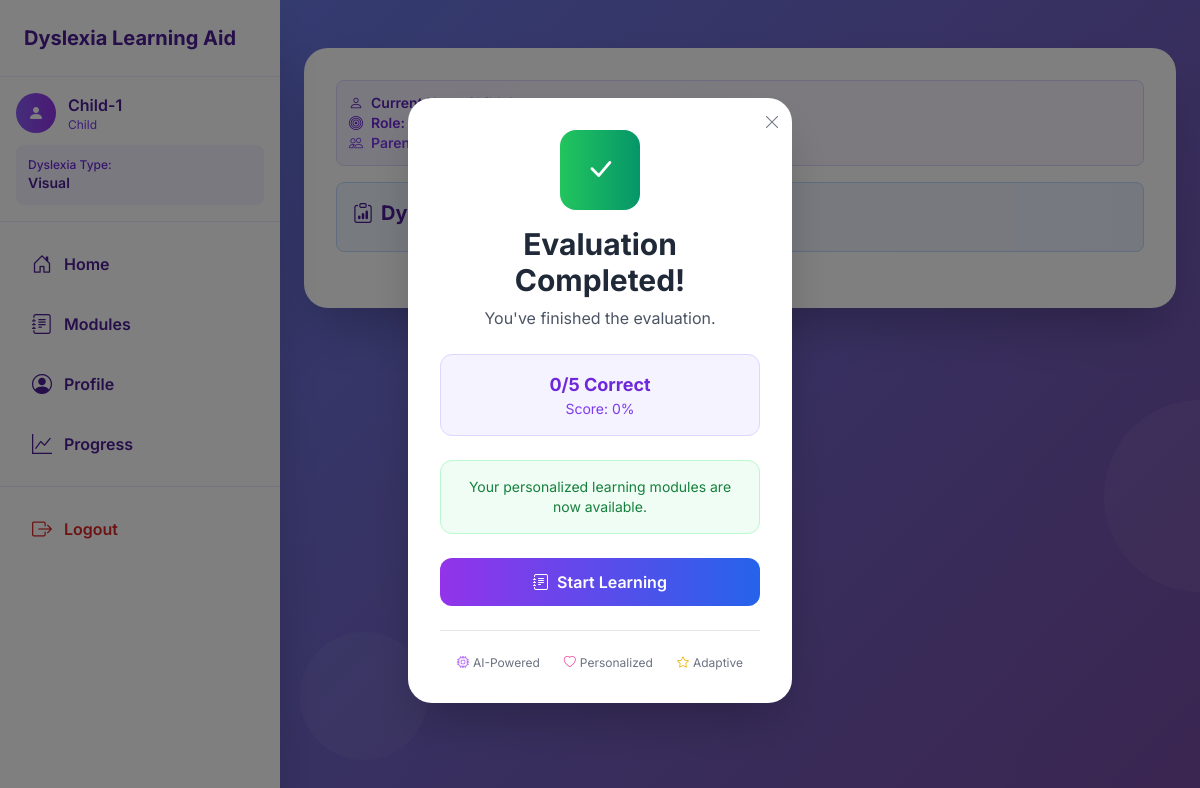
Page /dashboard/child/12/ (signed in) on the committed database.
### accounts/models.py (models this page shows, shortened)
class ChildProfile(models.Model):
    child = models.OneToOneField(
        settings.AUTH_USER_MODEL,
        on_delete=models.CASCADE,
        related_name="profile"
    )
    parent = models.ForeignKey(
        settings.AUTH_USER_MODEL,
        on_delete=models.CASCADE,
        related_name="children_profiles",
        null=True, blank=True  # ✅ Independent users don’t need a parent
    )
    dyslexia_type = models.CharField(
        max_length=50,
        choices=DYSLEXIA_CHOICES,
        null=True, blank=True   # ✅ allow empty until chosen
    )

class CustomUser(AbstractUser):
    ROLE_CHOICES = (
        ("PARENT", "Parent"),
        ("CHILD", "Child"),
        ("INDEPENDENT", "Independent"),
    )
    role = models.CharField(max_length=20, choices=ROLE_CHOICES, default="CHILD")

### accounts/views.py (the view)
# urls.py: path("dashboard/child/<int:child_id>/", views.child_dashboard, name="child_dashboard"),
def child_dashboard(request, child_id):
    profile = get_object_or_404(ChildProfile, child_id=child_id)
    if request.user != profile.child and request.user != profile.parent:
        return HttpResponseForbidden("Not authorized.")
    evaluation_completed = request.session.pop('evaluation_completed', False)
    dyslexia_type_evaluated = request.session.pop('dyslexia_type_evaluated', '')
    evaluation_data = request.session.get('current_evaluation', {})
    score = evaluation_data.get('score', 0)
    total_questions = evaluation_data.get('total_questions', 5)
    percentage = evaluation_data.get('percentage', 0)
    assigned_type = profile.dyslexia_type
    suggested_type = None
    try:
        features = get_user_features(profile.child.id)
        suggested_type = ml_model.predict([features])[0]
    except Exception as e:
        print("ML suggestion error:", e)
    modules_map = {
        "Phonological": [
            {"id": 1, "name": "Phonics Training", "description": "Improve sound recognition.", "progress": 0},
            {"id": 2, "name": "Sound Recognition", "description": "Practice breaking down words.", "progress": 0},
        ],
        "Surface": [
            {"id": 3, "name": "Sight Words", "description": "Recognize whole words quickly.", "progress": 0},
        ],
        "Visual": [
            {"id": 4, "name": "Visual Tracking", "description": "Train smooth eye movements.", "progress": 0},
        ],
        "Rapid Naming": [
            {"id": 5, "name": "Naming Drills", "description": "Practice quick recall.", "progress": 0},
        ],
        "Developmental": [
            {"id": 6, "name": "General Reading", "description": "Adaptive reading lessons.", "progress": 0},
        ],
        "Acquired": [
            {"id": 7, "name": "Memory Support", "description": "Rehabilitation-based reading.", "progress": 0},
        ],
    }
    modules = modules_map.get(assigned_type, [])
    lessons = [{"title": m["name"], "completed": False} for m in modules]
    progress_data = {
        "points": 0,
        "completed": score,           # 👈 Real evaluation score
        "total": total_questions,     # 👈 Real total questions
        "percentage": percentage,     # 👈 Real percentage
    }
    return render(request, "accounts/base_child.html", {
        "user": profile.child,
        "child_profile": profile,
        "assigned_type": assigned_type,
        "suggested_type": suggested_type,
        "progress_data": progress_data,
        "modules": modules,
        "lessons": lessons,
        "evaluation_completed": evaluation_completed,
        "dyslexia_type_evaluated": dyslexia_type_evaluated,
        "actual_user": request.user,
    })

### accounts/views.py (called while the page is built)
def get_user_features(user_id):
    df = pd.DataFrame([{
        "n_fix_trial": 120,
        "mean_fix_dur_trial": 220,
        "n_sacc_trial": 85,
        "n_regress_trial": 15
    }])
    return df[["n_fix_trial", "mean_fix_dur_trial", "n_sacc_trial", "n_regress_trial"]].iloc[0].tolist()

### templates/accounts/base_child.html (shortened to what this page needs)
<!DOCTYPE html>
<html lang="en">
<head>
  <script src="https://cdn.tailwindcss.com"></script>
  <link rel="stylesheet" href="https://cdn.jsdelivr.net/npm/bootstrap-icons@1.11.0/font/bootstrap-icons.css">
</head>
<body class="min-h-screen gradient-bg text-gray-800 relative overflow-x-hidden">
  <div class="absolute inset-0 overflow-hidden">
    <div class="absolute w-48 h-48 bg-white opacity-5 rounded-full top-1/2 -right-24 animate-pulse" style="animation-delay: 1s;"></div>
    <div class="absolute w-32 h-32 bg-white opacity-5 rounded-full bottom-10 left-1/4 animate-pulse" style="animation-delay: 2s;"></div>
  </div>
  <div class="sidebar bg-white shadow-2xl">
    <div class="p-6 border-b border-violet-100">
      <h1 class="text-xl font-bold text-violet-900">Dyslexia Learning Aid</h1>
    </div>
    <div class="p-4 border-b border-violet-100">
      <div class="flex items-center space-x-3 mb-3">
        <div class="w-10 h-10 bg-gradient-to-r from-violet-500 to-purple-600 rounded-full flex items-center justify-center text-white font-bold">
          <i class="bi bi-person-fill"></i>
        </div>
        <div>
          <p class="font-semibold text-violet-900">{{ child_profile.child.username }}</p>
          <p class="text-xs text-violet-600">{{ child_profile.child.get_role_display }}</p>
        </div>
      </div>
      <div class="bg-violet-50 p-3 rounded-lg">
        <p class="text-xs font-medium text-violet-700">Dyslexia Type:</p>
        <p class="text-sm font-semibold text-violet-900">{{ assigned_type }}</p>
      </div>
    </div>
    <nav class="p-4 space-y-2 flex-1">
      <a href="{% url 'child_home' child_profile.child.id %}"
         class="flex items-center space-x-3 px-4 py-3 rounded-xl font-semibold transition
         {% if request.resolver_match.url_name == 'child_home' %}
           bg-violet-100 text-violet-900
         {% else %}
           text-violet-900 hover:bg-violet-50
         {% endif %}">
        <i class="bi bi-house-door text-xl"></i>
        <span>Home</span>
      </a>
      <a href="{% url 'child_modules' child_profile.child.id %}"
         class="flex items-center space-x-3 px-4 py-3 rounded-xl font-semibold transition
         {% if request.resolver_match.url_name == 'child_modules' %}
           bg-violet-100 text-violet-900
         {% else %}
           text-violet-900 hover:bg-violet-50
         {% endif %}">
        <i class="bi bi-journal-text text-xl"></i>
        <span>Modules</span>
      </a>
      <a href="{% url 'child_profile' child_profile.child.id %}"
         class="flex items-center space-x-3 px-4 py-3 rounded-xl font-semibold transition
         {% if request.resolver_match.url_name == 'child_profile' %}
           bg-violet-100 text-violet-900
         {% else %}
           text-violet-900 hover:bg-violet-50
         {% endif %}">
        <i class="bi bi-person-circle text-xl"></i>
        <span>Profile</span>
      </a>
      <a href="{% url 'child_progress' child_profile.child.id %}"
         class="flex items-center space-x-3 px-4 py-3 rounded-xl font-semibold transition
         {% if request.resolver_match.url_name == 'child_progress' %}
           bg-violet-100 text-violet-900
         {% else %}
           text-violet-900 hover:bg-violet-50
         {% endif %}">
        <i class="bi bi-graph-up text-xl"></i>
        <span>Progress</span>
      </a>
    </nav>
    <div class="p-4 border-t border-violet-100 mt-auto">
      <a href="{% url 'logout' %}"
         class="flex items-center space-x-3 px-4 py-3 rounded-xl text-red-600 font-semibold hover:bg-red-50 transition">
        <i class="bi bi-box-arrow-right text-xl"></i>
        <span>Logout</span>
      </a>
    </div>
  </div>
  <div class="content-area">
    <div class="p-4 lg:p-6">
      <div class="max-w-6xl mx-auto">
        <div class="bg-white shadow-2xl rounded-3xl p-4 sm:p-6 lg:p-8 mt-4 lg:mt-6 animate-fadeIn" style="animation-delay: 0.2s;">
          {% block content %}
            <div class="mb-4 p-3 bg-gradient-to-r from-violet-50 to-purple-50 rounded-lg border border-violet-200">
              <p class="text-sm font-medium text-violet-800">
                <i class="bi bi-person me-2"></i><span class="font-semibold">Current User:</span> {{ child_profile.child.username }}
              </p>
              <p class="text-sm font-medium text-violet-700">
                <i class="bi bi-bullseye me-2"></i><span class="font-semibold">Role:</span> {{ child_profile.child.get_role_display }}
              </p>
              {% if child_profile.child.role == "CHILD" and child_profile.parent %}
                <p class="text-sm font-medium text-violet-600">
                  <i class="bi bi-people me-2"></i><span class="font-semibold">Parent:</span> {{ child_profile.parent.username }}
                </p>
              {% endif %}
            </div>
            <div class="mb-6 p-4 bg-gradient-to-r from-blue-50 to-indigo-50 rounded-lg border border-blue-200">
              <h2 class="text-xl font-bold text-violet-900 mb-2">
                <i class="bi bi-clipboard-data me-2"></i>Dyslexia Type (Registered): {{ assigned_type }}
              </h2>
            </div>
          {% endblock %}
        </div>
      </div>
    </div>
  </div>
{% if evaluation_completed %}
<div id="evaluationModal" class="fixed inset-0 bg-black/50 hidden flex items-center justify-center z-50">
  <div id="evaluationModalBox"
       class="bg-white shadow-2xl rounded-3xl p-8 text-center w-96 relative z-10 transform transition-all duration-500 ease-out opacity-0 translate-y-10">
    <button id="closeEvaluationModal" class="absolute top-3 right-3 text-gray-500 hover:text-gray-700">
      <i class="bi bi-x-lg"></i>
    </button>
    <div class="w-20 h-20 bg-gradient-to-r from-green-500 to-emerald-600 rounded-2xl mx-auto mb-4 flex items-center justify-center">
      <i class="bi bi-check-lg text-white text-3xl"></i>
    </div>
    <div class="mb-6">
      <h1 class="text-3xl font-bold text-gray-800 mb-2">Evaluation Completed!</h1>
      <p class="text-gray-600">You've finished the  evaluation.</p>
    </div>
    <div class="bg-violet-50 border border-violet-200 rounded-xl p-4 mb-6">
      <p class="text-lg font-bold text-violet-700">{{ progress_data.completed }}/{{ progress_data.total }} Correct</p>
      <p class="text-sm text-violet-600">Score: {{ progress_data.percentage }}%</p>
    </div>
    <div class="bg-green-50 border border-green-200 rounded-xl p-4 mb-6">
      <p class="text-sm text-green-700">Your personalized learning modules are now available.</p>
    </div>
    <button id="startLearningBtn"
            class="w-full bg-gradient-to-r from-purple-600 to-blue-600 hover:from-purple-700 hover:to-blue-700 text-white py-3 rounded-xl font-semibold flex items-center justify-center gap-2 transition-all duration-300">
      <i class="bi bi-journal-text"></i>
      <span>Start Learning</span>
    </button>
    <div class="mt-6 pt-6 border-t border-gray-200">
      <div class="flex justify-center space-x-6 text-xs text-gray-500">
        <div class="flex items-center space-x-1">
          <i class="bi bi-cpu text-purple-500"></i>
          <span>AI-Powered</span>
        </div>
        <div class="flex items-center space-x-1">
          <i class="bi bi-heart text-pink-500"></i>
          <span>Personalized</span>
        </div>
        <div class="flex items-center space-x-1">
          <i class="bi bi-star text-yellow-500"></i>
          <span>Adaptive</span>
        </div>
      </div>
    </div>
  </div>
</div>
{% endif %}
</body>
</html>

### templates/accounts/base_child.html (style rules this page uses)
body { font-family: 'Inter', sans-serif; }
.gradient-bg { background: linear-gradient(135deg, #667eea 0%, #764ba2 100%); }
.animate-fadeIn { animation: fadeIn 0.8s ease-in-out; }
html { scroll-behavior: smooth; }
.transform { transition: transform 0.5s ease-out, opacity 0.5s ease-out; }
.sidebar { transition: transform 0.3s ease; width: 280px; height: 100vh; position: fixed; left: 0; top: 0; z-index: 30; overflow-y: auto; }
.content-area { margin-left: 280px; min-height: 100vh; }

### rows in the picture
ChildProfile: child.username "Child-1", child.role "Child", dyslexia_type "Visual"

### other values in the picture
{{ progress_data.completed }} "0"
{{ progress_data.total }} "5"
{{ progress_data.percentage }} "0"
